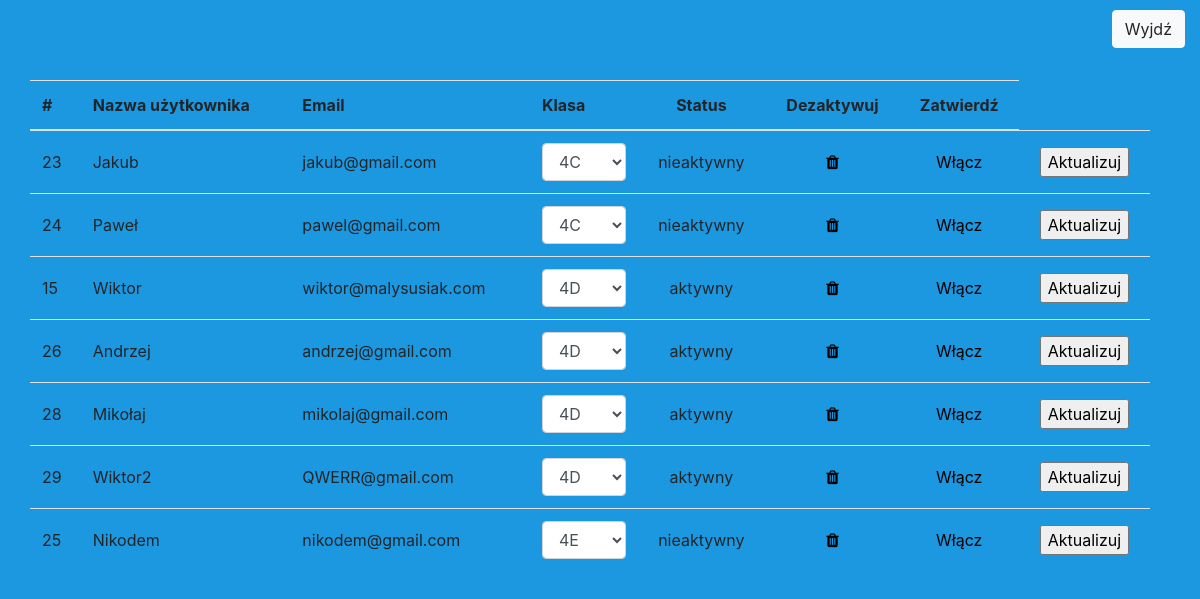
The page /pages/adminUsers.php?zalogowany (signed in) on the database its author committed.
### tables this page shows
CREATE TABLE `uzytkownik` (
  `IDuzytkownika` int(5) NOT NULL,
  `Nazwa` varchar(40) NOT NULL,
  `Email` varchar(40) NOT NULL,
  `Haslo` varchar(255) NOT NULL,
  `IDrodzajukonta` int(5) NOT NULL DEFAULT 2,
  `IDklasy` int(5) NOT NULL DEFAULT 1,
  `IDstatusu` int(5) NOT NULL DEFAULT 1
);

CREATE TABLE `status` (
  `IDstatusu` int(5) NOT NULL,
  `status` varchar(30) NOT NULL
);

### pages/adminUsers.php (the view, shortened to what this page needs)
<!DOCTYPE html>
<html lang="en">
<head>
    <link rel="stylesheet" href="https://cdnjs.cloudflare.com/ajax/libs/font-awesome/4.7.0/css/font-awesome.min.css">
    <link rel="stylesheet" href="./../bootstrap-4.4.1-dist/css/bootstrap.css">
</head>
<body style="background-color: #1B98E0;" class="overflow-hidden container">
    <a href="./../includes/signout.php" class="position-absolute" style="top: 10px; right: 15px;"><button type="button" class="btn btn-light">Wyjdź</button></a>
    <div style="width: 70rem; margin-top: 5rem;" class="row">
        <table class="table table-hover col-md-12 align-self-center">
            <thead>
                <tr>
                    <th scope="col">#</th>
                    <th scope="col">Nazwa użytkownika</th>
                    <th scope="col">Email</th>
                    <th scope="col">Klasa</th>
                    <th class="text-center" scope="col">Status</th>
                    <th class="text-center" scope="col">Dezaktywuj</th>
                    <th class="text-center" scope="col">Zatwierdź</th>
                </tr>
            </thead>
            <tbody>
<?php
                        require './../includes/dbh.php';
                        $sql = "SELECT uzytkownik.IDuzytkownika as id, uzytkownik.Nazwa as nazwa, uzytkownik.Email as email, status.status as status, klasa.NazwaKlasy as klasa FROM uzytkownik JOIN status on uzytkownik.IDstatusu = status.IDstatusu JOIN klasa on uzytkownik.IDklasy = klasa.IDklasy WHERE uzytkownik.IDrodzajukonta NOT LIKE 1;";
                        $result = mysqli_query($conn, $sql);
                        while ($row = mysqli_fetch_assoc($result)) {
                            echo <<<ROW1
                            <tr>
                                <td class="align-middle" scope="row">$row[id]</td>
                                <td class="align-middle">$row[nazwa]</td>
                                <td class="align-middle">$row[email]</td>
                                <td class="align-middle text-center">
                                <form method="post" action="./../includes/updateUser.php?user_id=$row[id]">
                                <select class="form-control" name="class">
ROW1;
                                $sql2 = "SELECT NazwaKlasy as klasa, IDklasy FROM klasa;";
                                $result2 = mysqli_query($conn, $sql2);
                                mysqli_error($conn);
                                while ($row2 = mysqli_fetch_assoc($result2)) {
                                    if ($row2['klasa'] == $row['klasa'])
                                        echo "<option selected value='$row2[IDklasy]'>$row2[klasa]</option>";
                                    else
                                        echo "<option value='$row2[IDklasy]'>$row2[klasa]</option>";
                                    }
                            echo <<<ROW2
                                </select>
                                <td class="align-middle text-center">$row[status]</td>
                                <td class="text-center align-middle"><a style="color: black; text-decoration:none" href="./../includes/delUser.php?user_id=$row[id]"><i class="fa fa-trash"></i></a></td>
                                <td class="text-center align-middle"><a style="color: black; text-decoration:none" href="./../includes/turnOnUser.php?user_id=$row[id]">Włącz</i></a></td>
                                <td class="align-middle text-center"><input type="submit" name="update" style="color: black; text-decoration:none" value="Aktualizuj"/></td>
                                </form>
                            </tr>
ROW2;
                        }
?>
            </tbody>
        </table>
    </div>
</body>
</html>

### rows shown on the page
uzytkownik: IDuzytkownika "23", Nazwa "Jakub", Email "jakub@gmail.com", IDstatusu.status "nieaktywny"
uzytkownik: IDuzytkownika "24", Nazwa "Paweł", Email "pawel@gmail.com", IDstatusu.status "nieaktywny"
uzytkownik: IDuzytkownika "15", Nazwa "Wiktor", Email "wiktor@malysusiak.com", IDstatusu.status "aktywny"
uzytkownik: IDuzytkownika "26", Nazwa "Andrzej", Email "andrzej@gmail.com", IDstatusu.status "aktywny"
uzytkownik: IDuzytkownika "28", Nazwa "Mikołaj", Email "mikolaj@gmail.com", IDstatusu.status "aktywny"
uzytkownik: IDuzytkownika "29", Nazwa "Wiktor2", Email "QWERR@gmail.com", IDstatusu.status "aktywny"
uzytkownik: IDuzytkownika "25", Nazwa "Nikodem", Email "nikodem@gmail.com", IDstatusu.status "nieaktywny"

### other values the page prints
form field class "4C"
form field class "4D"
form field class "4E"
